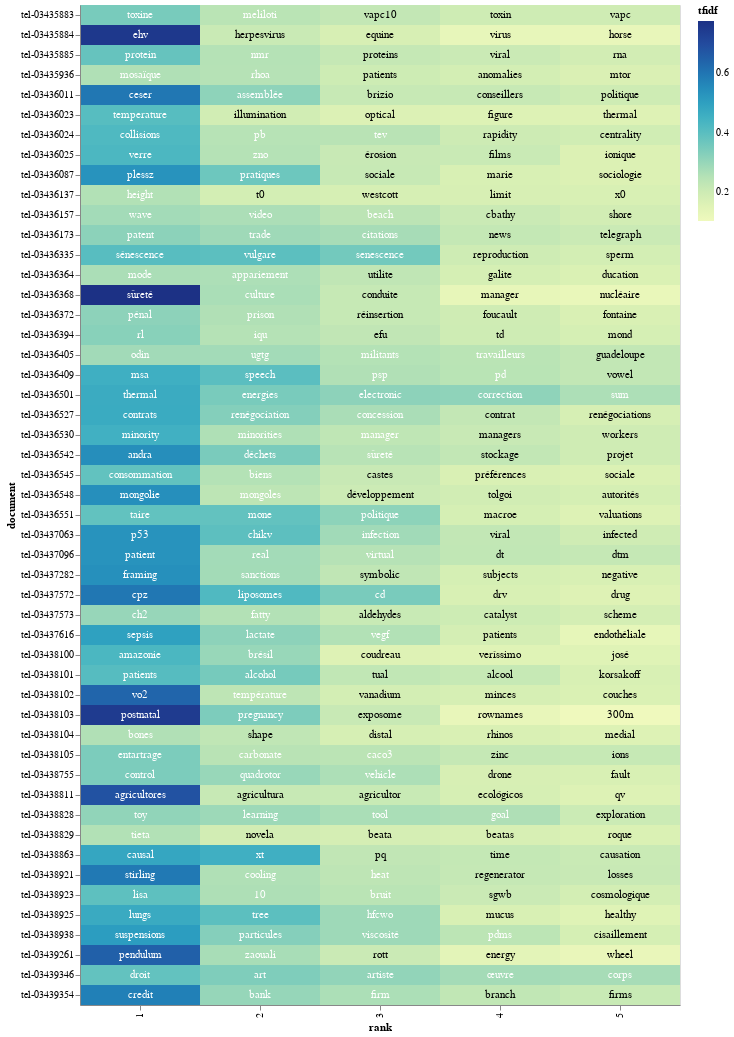

Notebook code for this chart:
### Code cell
import altair as alt
import numpy as np
term_list=[]

# adding a little randomness to break ties in term ranking
top_tfidf_plusRand = tfidf_df.copy()
top_tfidf_plusRand['tfidf'] = top_tfidf_plusRand['tfidf'] + np.random.rand(tfidf_df.shape[0])*0.00001

# base for all visualizations, with rank calculation
base = alt.Chart(top_tfidf_plusRand).encode(
    x = 'rank:O',
    y = 'document:N'
).transform_window(
    rank = "rank()",
    sort = [alt.SortField("tfidf", order="descending")],
    groupby = ["document"],
)

# heatmap specification
heatmap = base.mark_rect().encode(
    color = 'tfidf:Q'
)

# red circle over terms in above list
circle = base.mark_circle(size=100).encode(
    color = alt.condition(
        alt.FieldOneOfPredicate(field='term', oneOf=term_list),
        alt.value('red'),
        alt.value('#FFFFFF00')        
    )
)

# text labels, white for darker heatmap colors
text = base.mark_text(baseline='middle').encode(
    text = 'term:N',
    color = alt.condition(alt.datum.tfidf >= 0.23, alt.value('white'), alt.value('black'))
)

# display the three superimposed visualizations
(heatmap + circle + text).properties(width = 600)

### Figure 1 — Vega-Lite specification as saved in the notebook (floating-point values rounded to 4 significant figures; data arrays with more than 128 entries replaced by an {"elided": "..."} marker saying what was removed)
{"config": {"view": {"continuousWidth": 400, "continuousHeight": 300}}, "layer": [{"mark": "rect", "encoding": {"color": {"type": "quantitative", "field": "tfidf"}, "x": {"type": "ordinal", "field": "rank"}, "y": {"type": "nominal", "field": "document"}}, "transform": [{"window": [{"op": "rank", "field": "", "as": "rank"}], "groupby": ["document"], "sort": [{"field": "tfidf", "order": "descending"}]}]}, {"mark": {"type": "circle", "size": 100}, "encoding": {"color": {"condition": {"value": "red", "test": {"field": "term", "oneOf": []}}, "value": "#FFFFFF00"}, "x": {"type": "ordinal", "field": "rank"}, "y": {"type": "nominal", "field": "document"}}, "transform": [{"window": [{"op": "rank", "field": "", "as": "rank"}], "groupby": ["document"], "sort": [{"field": "tfidf", "order": "descending"}]}]}, {"mark": {"type": "text", "baseline": "middle"}, "encoding": {"color": {"condition": {"value": "white", "test": "(datum.tfidf >= 0.23)"}, "value": "black"}, "text": {"type": "nominal", "field": "term"}, "x": {"type": "ordinal", "field": "rank"}, "y": {"type": "nominal", "field": "document"}}, "transform": [{"window": [{"op": "rank", "field": "", "as": "rank"}], "groupby": ["document"], "sort": [{"field": "tfidf", "order": "descending"}]}]}], "data": {"name": "data-1a6d989c9a1e24717539b02a2523864c"}, "width": 600, "$schema": "https://vega.github.io/schema/vega-lite/v4.8.1.json", "datasets": {"data-1a6d989c9a1e24717539b02a2523864c": {"elided": "250 records"}}}
